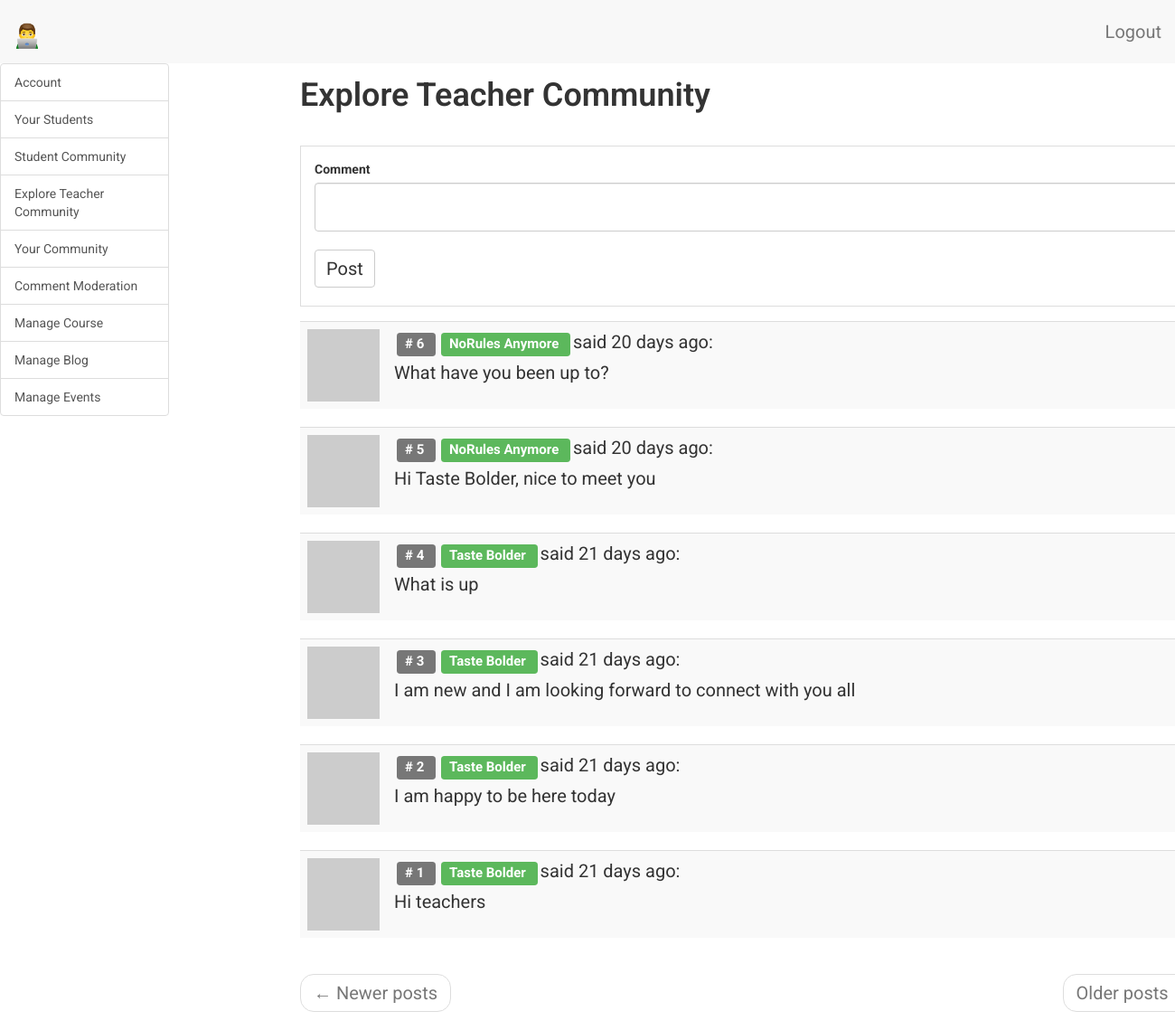
Screenshot of /teacher/dashboard/explore-teachers (signed in) with the database file from the repository.
### app/models.py (models this page shows, shortened)
class TeacherCommunityComment(db.Model):
    __tablename__ = 'teacher community comment'
    id = db.Column(db.Integer, primary_key=True)
    body = db.Column(db.String(140))
    timestamp = db.Column(db.DateTime, index=True, default=datetime.utcnow)
    teacher_id = db.Column(db.Integer, db.ForeignKey('teacher.id'))

class Teacher(UserMixin, db.Model):
    __tablename__ = 'teacher'
    id = db.Column(db.Integer, primary_key=True)
    teacher_full_name = db.Column(db.String(64), index=True, unique=True)
    teacher_email = db.Column(db.String(120), index=True, unique=True)
    teacher_phone = db.Column(db.String(120), index=True, unique=True)
    teacher_residence = db.Column(db.String(120), index=True)
    teacher_course = db.Column(db.String(120), index=True)
    teacher_about_me = db.Column(db.String(140))
    teacher_last_seen = db.Column(db.DateTime, default=datetime.utcnow)
    teacher_password_hash = db.Column(db.String(128))
    comments = db.relationship(
        'TeacherCommunityComment',
        backref='author',
        lazy='dynamic'
        )
    course_overview = db.relationship(
        'WebDevelopmentOverview',
        backref='author',
        lazy='dynamic'
        )
    table_of_contentes = db.relationship(
        'TableOfContents',
        backref='author',
        lazy='dynamic'
        )
    chapter = db.relationship(
        'Chapter',
        backref='author',
        lazy='dynamic'
        )
    chapter_objectives = db.relationship(
        'ChapterObjectives',
        backref='author',
        lazy='dynamic'
        )
    chapter_quizzes = db.relationship(
        'ChapterQuiz',
        backref='author',
        lazy='dynamic'
        )
    blog_articles = db.relationship(
        'BlogArticles',
        backref='author',
        lazy='dynamic'
    )
    events = db.relationship(
        'Events',
        backref='author',
        lazy='dynamic'
        )
    def avatar_teacher(self, size):
        digest = md5(self.teacher_email.lower().encode('utf-8')).hexdigest()
        return 'https://www.gravatar.com/avatar/{}?d=identicon&s={}'.format(
            digest, size)
    teacher_followed = db.relationship(
        'Teacher',
        secondary=teacher_followers,
        primaryjoin=(teacher_followers.c.follower_id == id),
        secondaryjoin=(teacher_followers.c.followed_id == id),
        backref=db.backref(
            'teacher_followers',
            lazy='dynamic'
            ), lazy='dynamic')

### app/teacher/routes.py (the view, shortened to what this page needs)
@bp.route('/dashboard/explore-teachers')
@login_required
def dashboard_explore_teachers():
    teacher = Teacher.query.filter_by(
        teacher_full_name=current_user.teacher_full_name).first()
    page = request.args.get('page', 1, type=int)
    comment_form = CommentForm()
    comments = TeacherCommunityComment.query.order_by(
        TeacherCommunityComment.timestamp.desc()
        ).paginate(
            page,
            current_app.config['POSTS_PER_PAGE'],
            False
            )
    next_url = url_for(
        'teacher.dashboard_explore_teachers',
        page=comments.next_num) \
        if comments.has_next else None
    prev_url = url_for(
        'teacher.dashboard_explore_teachers',
        page=comments.prev_num) \
        if comments.has_prev else None
    return render_template(
        'teacher/explore_teachers.html',
        title='Explore Teachers',
        teacher=teacher,
        next_url=next_url,
        prev_url=prev_url,
        comments=comments.items,
        comment_form=comment_form
        )

### app/teacher/forms.py
class CommentForm(FlaskForm):
    comment = TextAreaField('Comment',
                            validators=[DataRequired()]
                            )
    submit = SubmitField('Post')

### app/models.py (called while the page is built)
@login.user_loader
def load_teacher(id):
    return Teacher.query.get(int(id))

### app/teacher/routes.py (called while the page is built)
@bp.before_request
def before_request():
    if current_user.is_authenticated:
        current_user.teacher_last_seen = datetime.utcnow()
        db.session.commit()

### app/templates/teacher/explore_teachers.html (shortened to what this page needs)
{% extends 'base.html' %}
{% import 'bootstrap/wtf.html' as wtf %}
{% block app_content %}
    <div class="row">
        <div class="col-sm-12">
        </div>
    </div>
    <div class="row">
        <div class="col-sm-12">
            <div id="explore-teacher-community" class="tabcontent">
                <div class="row">
                    <div class="col-sm-12">
                        <h1>Explore Teacher Community</h1>
                    </div>
                </div>
                <div class="row">
                    <div class="col-sm-12 my-form">
                        {{ wtf.quick_form(comment_form) }}
                    </div>
                    <div class="col-sm-6">
                    </div>
                </div>
                <div class="row">
                    <div class="col-sm-12">
                        {% for comment in comments %}
                            {% include 'teacher/_comments_teachers.html' %}
                        {% endfor %}
                    </div>
                </div>
                <div class="row">
                    <div class="col-sm-12">
                        <nav aria-label="...">
                            <ul class="pager">
                                <li class="previous{% if not prev_url %} disabled{% endif %}">
                                    <a href="{{ prev_url or '#' }}">
                                        <span aria-hidden="true">&larr;</span> Newer posts
                                    </a>
                                </li>
                                <li class="next{% if not next_url %} disabled{% endif %}">
                                    <a href="{{ next_url or '#' }}">
                                        Older posts <span aria-hidden="true">&rarr;</span>
                                    </a>
                                </li>
                            </ul>
                        </nav>
                    </div>
                </div>
            </div>
        </div>
    </div>
{% endblock %}

### app/templates/teacher/_comments_teachers.html
<table class="table table-striped">
    <tr valign='top'>
        <td width="30px">
            <a href=" {{ url_for('teacher.profile_teacher', teacher_full_name=comment.author.teacher_full_name) }} ">
                <img src=" {{ comment.author.avatar_teacher(30) }}  ">
            </a>
        </td>
        <td>
            <span class="comment-id label label-default"># {{ comment.id }} </span>
            <a href="{{ url_for('teacher.profile_teacher', teacher_full_name=comment.author.teacher_full_name) }}">
                <span class="label label-success"> {{ comment.author.teacher_full_name }} </span>
            </a>
            said {{ moment(comment.timestamp).fromNow() }}:
            <br>
            <div class="comment-body">
                {{ comment.body }}
            </div>
        </td>
    </tr>
</table>

### app/static/css/main.css (style rules this page uses)
.my-form, .card-deck { padding: 15px; border: 1px solid #ddd; margin: 15px; }
.label { margin: 3px; }
html, body { font-family: 'Roboto', sans-serif; }
h1 { padding-bottom: 10px; font-weight: 600; margin-top: 0px; padding-top: 0px; }
p, li { line-height: 30px; margin-top: 10px; margin-bottom: 10px; }
p, li, td, .btn, .btn-alt, .schedule-btn { font-size: 20px; }
.comment-body { margin-top: 5px; }
.tabcontent h1 { padding-top: 15px; }
.btn { margin-top: 5px; margin-bottom: 5px; }
.tabcontent { float: left; padding: 0px 12px; width: 99%; border-left: none; height: 300px; }

### rows the page displays
TeacherCommunityComment: id "6", author.teacher_full_name "NoRules Anymore", timestamp "20 days ago", body "What have you been up to?"
TeacherCommunityComment: id "5", author.teacher_full_name "NoRules Anymore", timestamp "20 days ago", body "Hi Taste Bolder, nice to meet you"
TeacherCommunityComment: id "4", author.teacher_full_name "Taste Bolder", timestamp "21 days ago", body "What is up"
TeacherCommunityComment: id "3", author.teacher_full_name "Taste Bolder", timestamp "21 days ago", body "I am new and I am looking forward to connect with you all"
TeacherCommunityComment: id "2", author.teacher_full_name "Taste Bolder", timestamp "21 days ago", body "I am happy to be here today"
TeacherCommunityComment: id "1", author.teacher_full_name "Taste Bolder", timestamp "21 days ago", body "Hi teachers"
